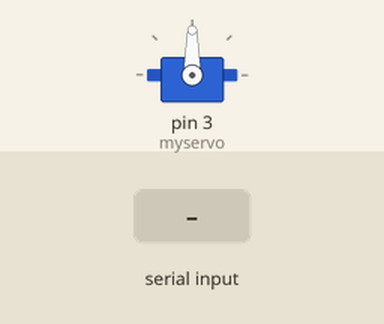
This sketch was run on a simulated Arduino Uno, built with avr-gcc and run on an emulated ATmega328P. Parts: servo. The inputs (shaded band) are chosen by the test bench.

Above: at 4.2 s.
4.3 s: "on" received over the second serial link
At 6.5 s:
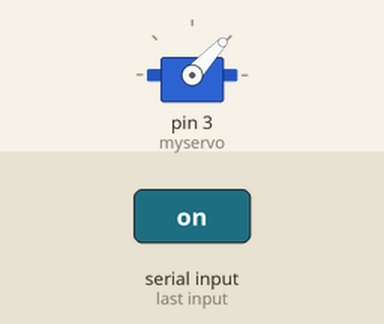
6.8 s: "off" received over the second serial link
At 8.6 s:
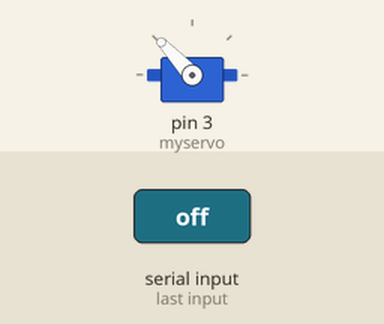
9.3 s: "trig" received over the second serial link
At 11.6 s:
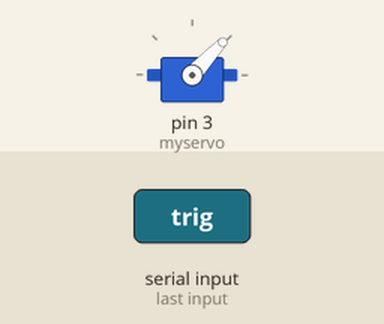
Timing chart, 0 to 13.1 s (numbered marks = the images above; inputs shaded):
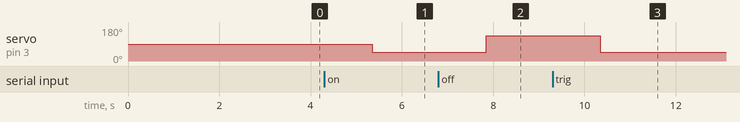

The sketch:

switchBot.ino
```cpp
#include <SoftwareSerial.h>
#include <Servo.h>

Servo myservo; // 建立Servo物件，控制伺服馬達
SoftwareSerial BT(A2, A3); // A2->藍芽TX,A3->藍芽RX
char val;  // 儲存接收資料的變數
String cmd;
int state = 0;

void setup() {
  Serial.begin(9600);   // 與電腦序列埠連線
//  Serial1.begin(9600);
  //Serial.println("BT is ready!");
  myservo.attach(3, 500, 2400); // 修正脈衝寬度範圍
  myservo.write(90); // 一開始先置中90度
  delay(3000);

  // 設定HC-05藍牙模組，AT命令模式的連線速率。
  BT.begin(9600);
}

void loop() {
  // 若收到「序列埠監控視窗」的資料，則送到藍牙模組
  if (Serial.available()) {
    val = Serial.read();
//    Serial1.print(val);
  }

  // 若收到藍牙模組的資料，則送到「序列埠監控視窗」
  if (BT.available()) {
    delay(50);
    cmd = BT.readString();
    cmd.trim();
//    Serial.println(cmd);
    if(cmd=="on"){
      myservo.writeMicroseconds(1000);
      state = 1;
    }
    if(cmd=="off"){
      myservo.writeMicroseconds(1900);
      state = 0;
    }
    if(cmd == "trig"){
      if(state == 0){
        myservo.writeMicroseconds(1000);
        state = 1;
      }
      else {
        myservo.writeMicroseconds(1900);
        state = 0;
      }
    }
    BT.print("OK");
//    delay(300);
  }
}
```

Measured:
- after the input at 4.3 s, servo on pin 3 (myservo): 90° → 47° after 1.0 s
- after the input at 6.8 s, servo on pin 3 (myservo): 47° → 133° after 1.1 s
- after the input at 9.3 s, servo on pin 3 (myservo): 133° → 47° after 1.0 s
